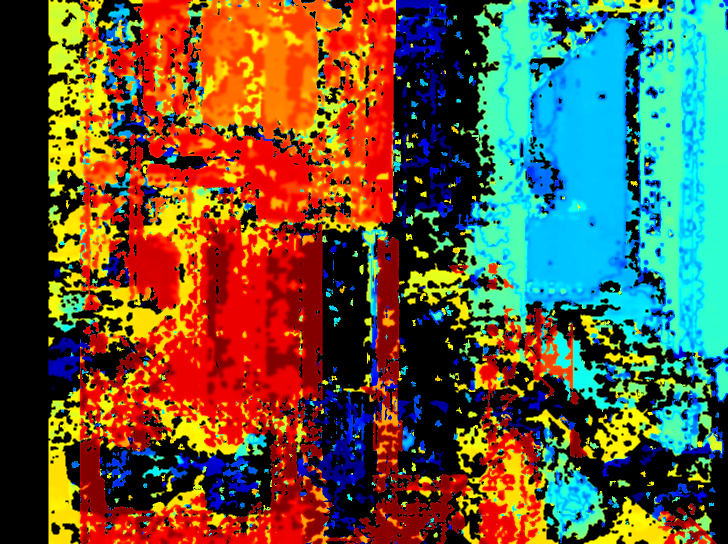
#> input picture test_q_matrix_fix/debug_visualizations/disparity_frame_01.png, 1456 x 1088 px (shown at 1/2 size)
$ python -i stereo_hand_tracker.py   (imports and definitions only)
#> lines starting #> are read from the running program, lines starting #| are printed output that depends on the picture; after the words box and inside, x2 and y2 are one past the last pixel; in counts of white or black regions, pixels touching at a corner belong together
#> further down, picture is the input picture: shape (1088, 1456, 3); mean B, G, R 60.1, 88.6, 98.8
"""Stereo Hand Tracker - CPU-optimized 3D hand tracking using stereo vision.

This module implements efficient hand tracking using stereo cameras without
requiring ML or GPU acceleration. It leverages geometric algorithms and
stereo triangulation for robust 3D hand pose estimation.

Key features:
- Real-time stereo hand tracking on CPU
- 3D triangulation of hand keypoints
- Kalman filtering for smooth tracking
- Geometric gesture recognition
- Optimized for UnLook stereo camera system
"""

import cv2
import numpy as np
from typing import Tuple, Optional, List, Dict
from dataclasses import dataclass
import time
from collections import deque
from scipy.signal import savgol_filter


@dataclass
class Hand3D:
    """3D hand representation with keypoints and tracking state."""
    keypoints_3d: np.ndarray  # Shape: (21, 3) for 21 hand landmarks
    keypoints_2d_left: np.ndarray  # Shape: (21, 2)
    keypoints_2d_right: np.ndarray  # Shape: (21, 2)
    confidence: float
    timestamp: float
    hand_id: int
    is_left_hand: bool


@dataclass
class StereoCalibration:
    """Stereo camera calibration parameters."""
    K_left: np.ndarray  # Left camera intrinsic matrix
    K_right: np.ndarray  # Right camera intrinsic matrix
    D_left: np.ndarray  # Left camera distortion coefficients
    D_right: np.ndarray  # Right camera distortion coefficients
    R: np.ndarray  # Rotation matrix between cameras
    T: np.ndarray  # Translation vector between cameras
    baseline: float  # Distance between cameras


class KalmanFilter3D:
    """3D Kalman filter for hand tracking."""

    # [52 lines left out: functions __init__, predict, update, not called in this run]

    def get_position(self) -> np.ndarray:
        """Get current 3D position."""
        return self.x[:3].copy()

    def get_velocity(self) -> np.ndarray:
        """Get current 3D velocity."""
        return self.x[3:].copy()


class FastSkinDetector:
    """Fast CPU-optimized skin detection using color spaces."""

    def __init__(self):
        """Initialize skin detector with optimized parameters."""
        # Pre-compute lookup tables for color space conversions
        self._init_luts()

    def _init_luts(self):
        """Initialize lookup tables for fast color conversions."""
        # YCrCb thresholds for skin detection
        self.y_min, self.y_max = 0, 255
        self.cr_min, self.cr_max = 133, 173
        self.cb_min, self.cb_max = 77, 127

        # HSV thresholds
        self.h_min, self.h_max = 0, 20
        self.s_min, self.s_max = 20, 255
        self.v_min, self.v_max = 70, 255

    def detect_skin(self, image: np.ndarray, use_flood_illuminator: bool = False) -> np.ndarray:
        """Detect skin regions using optimized color space analysis.

        Args:
            image: BGR input image
            use_flood_illuminator: Whether flood illuminator is active (affects thresholds)

        Returns:
            Binary mask of skin regions
        """
#> called with use_flood_illuminator = False
        # Downscale for faster processing - balance speed vs accuracy
        scale = 0.5  # Back to 0.5 for speed, we'll compensate with better thresholds
        small = cv2.resize(image, None, fx=scale, fy=scale, interpolation=cv2.INTER_NEAREST)
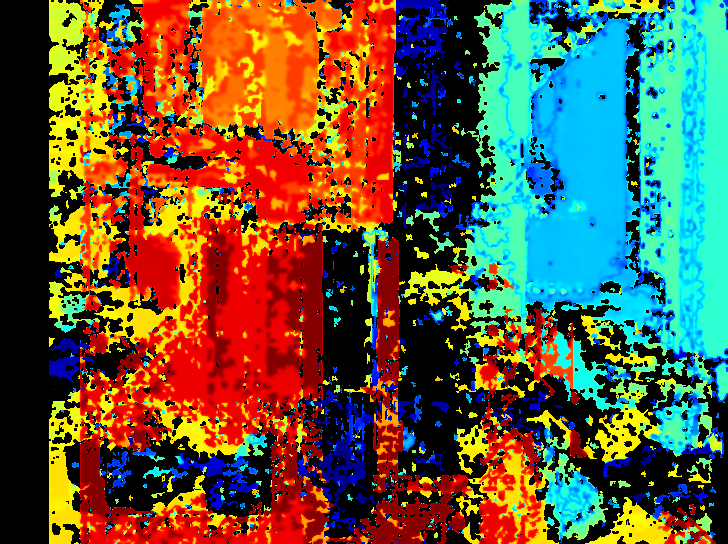
#> small: shape (544, 728, 3); mean B, G, R 60, 88.5, 98.7

        # Convert to YCrCb and HSV
        ycrcb = cv2.cvtColor(small, cv2.COLOR_BGR2YCrCb)
#> ycrcb: shape (544, 728, 3); mean of channels 0, 1, 2 88.3, 135.5, 112.1
        hsv = cv2.cvtColor(small, cv2.COLOR_BGR2HSV)
#> hsv: shape (544, 728, 3); mean H, S, V 29.2, 160.2, 158.6

        # Adjust thresholds if flood illuminator is active
        if use_flood_illuminator:
            # Flood illuminator makes skin appear differently - wider ranges
            self.v_min = 30  # Much lower for flood illuminator
            self.s_min = 10  # Lower saturation threshold
            self.cr_min = 125  # Wider Cr range
            self.cr_max = 180
            self.cb_min = 70
            self.cb_max = 135

        # Create masks
        ycrcb_mask = cv2.inRange(ycrcb,
                                (self.y_min, self.cr_min, self.cb_min),
                                (self.y_max, self.cr_max, self.cb_max))
#> ycrcb_mask: shape (544, 728); every value is 0

        hsv_mask = cv2.inRange(hsv,
                              (self.h_min, self.s_min, self.v_min),
                              (self.h_max, self.s_max, self.v_max))
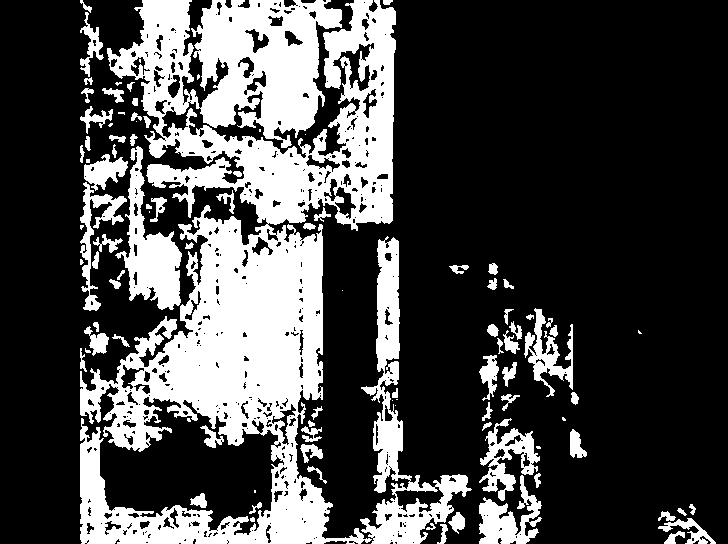
#> hsv_mask: shape (544, 728); 27.9% white; 100 white regions (23 under 20 px), largest, box (x1, y1, x2, y2) and area: (80, 0, 396, 544) 82127, (360, 236, 472, 544) 8166, (115, 146, 182, 310) 4314

        # Combine masks - use OR for flood illuminator to be more inclusive
        if use_flood_illuminator:
            skin_mask = cv2.bitwise_or(ycrcb_mask, hsv_mask)
        else:
            skin_mask = cv2.bitwise_and(ycrcb_mask, hsv_mask)

        # Morphological operations to clean up - smaller kernel for speed
        kernel = cv2.getStructuringElement(cv2.MORPH_ELLIPSE, (3, 3))
        skin_mask = cv2.morphologyEx(skin_mask, cv2.MORPH_OPEN, kernel, iterations=1)
        kernel2 = cv2.getStructuringElement(cv2.MORPH_ELLIPSE, (7, 7))
        skin_mask = cv2.morphologyEx(skin_mask, cv2.MORPH_CLOSE, kernel2, iterations=1)

        # Upscale back to original size
        skin_mask = cv2.resize(skin_mask, (image.shape[1], image.shape[0]),
                              interpolation=cv2.INTER_LINEAR)
#> skin_mask: shape (1088, 1456); every value is 0

        return skin_mask


class ContourHandDetector:
    """Fast hand detection using contour analysis."""

    # [45 lines left out: functions __init__, detect_hands, not called in this run]


class StereoHandTracker:
    """Main stereo hand tracking class."""

    # [322 lines left out: functions __init__, track, _find_corresponding_hand, _extract_keypoints, _triangulate_keypoints, _apply_kalman_filter and 4 more, not called in this run]


class GeometricGestureRecognizer:
    """Recognize gestures using geometric features."""

    # [161 lines left out: functions __init__, recognize, _extract_features, _classify_gesture, _check_dynamic_gesture, not called in this run]

>>> import cv2
>>> picture = cv2.imread('../../../../test_q_matrix_fix/debug_visualizations/disparity_frame_01.png')
>>> result = FastSkinDetector().detect_skin(picture)

$ run again, on test_q_matrix_fix/debug_visualizations/disparity_frame_02.png
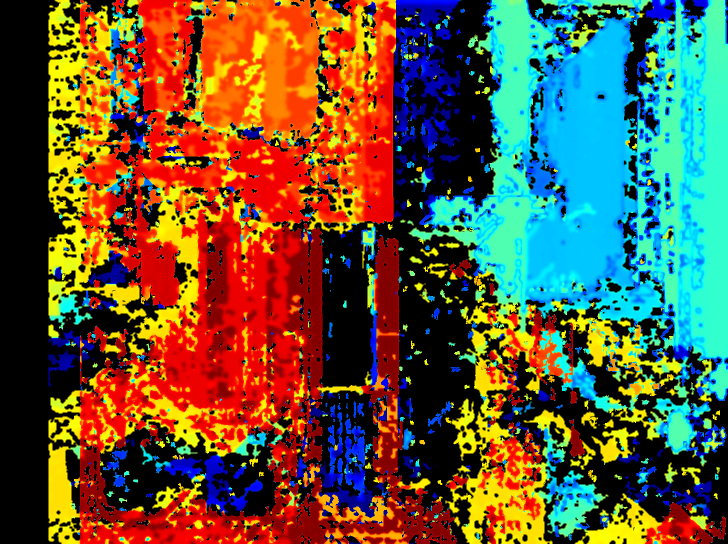
#> input picture test_q_matrix_fix/debug_visualizations/disparity_frame_02.png, 1456 x 1088 px (shown at 1/2 size)
#> picture is the input picture: shape (1088, 1456, 3); mean B, G, R 58.1, 87, 98.8
#> in detect_skin, `small = cv2.resize(image, None, fx=scale, fy=scale, interpolation=cv2...`:
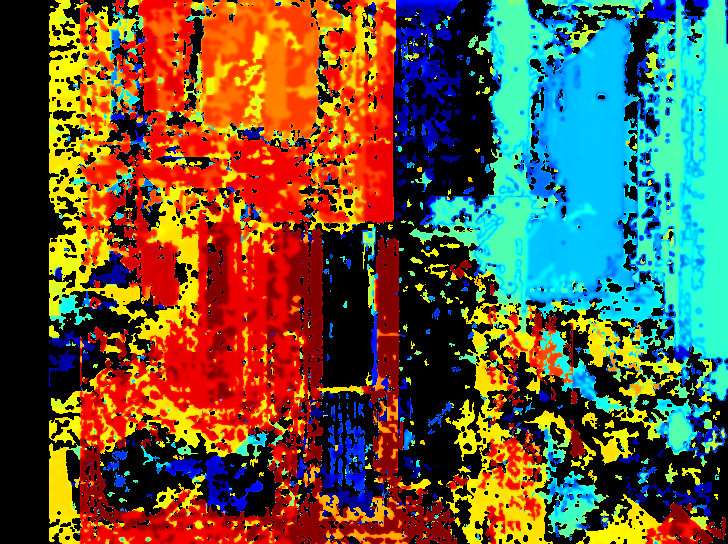
#> small: shape (544, 728, 3); mean B, G, R 58.2, 87, 98.7
#> ycrcb: shape (544, 728, 3); mean of channels 0, 1, 2 87.2, 136.2, 111.7
#> hsv: shape (544, 728, 3); mean H, S, V 29, 159.5, 156.7
#> ycrcb_mask: shape (544, 728); every value is 0
#> in detect_skin, `hsv_mask = cv2.inRange(hsv, (self.h_min, self.s_min, self.v_min), (sel..`:
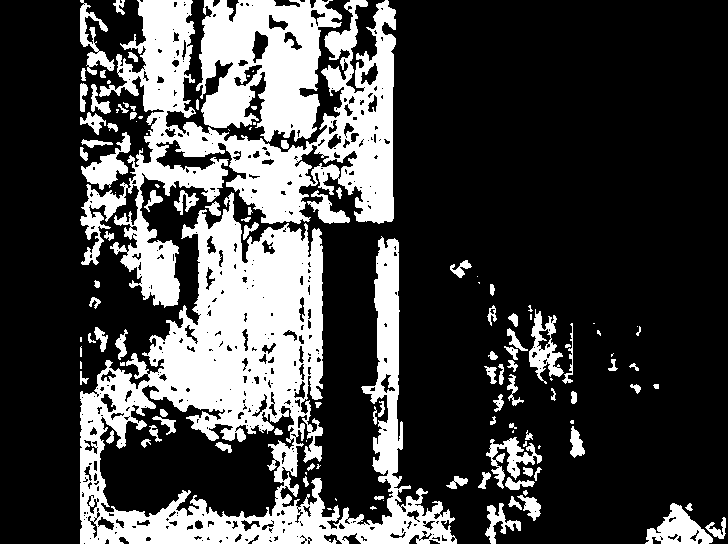
#> hsv_mask: shape (544, 728); 26.8% white; 126 white regions (38 under 20 px), largest, box (x1, y1, x2, y2) and area: (80, 192, 457, 544) 48992, (80, 0, 396, 308) 30273, (196, 0, 342, 142) 13219
#> skin_mask: shape (1088, 1456); every value is 0
